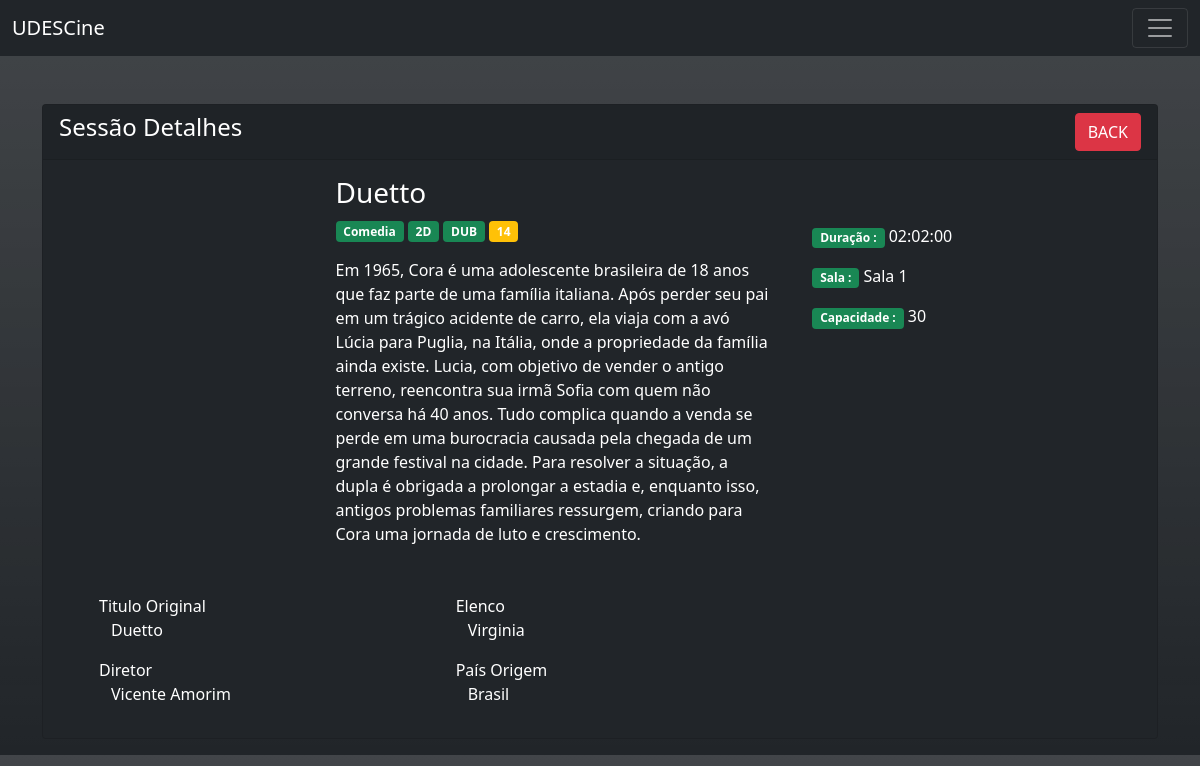
The page /session-view.php?idsessao=4 on the database its author committed.
### tables this page shows
CREATE TABLE `sessoes` (
  `idsessao` int(11) NOT NULL AUTO_INCREMENT,
  `tiposessao` varchar(2) DEFAULT NULL,
  `sigla` varchar(3) DEFAULT NULL,
  `datasessao` date DEFAULT NULL,
  `idfilme` int(11) DEFAULT NULL,
  `idsala` int(11) DEFAULT NULL,
  `idhorario` int(11) DEFAULT NULL,
  PRIMARY KEY (`idsessao`),
  KEY `idfilme` (`idfilme`),
  KEY `idsala` (`idsala`),
  KEY `idhorario` (`idhorario`),
  CONSTRAINT `sessoes_ibfk_1` FOREIGN KEY (`idfilme`) REFERENCES `filmes` (`idfilme`),
  CONSTRAINT `sessoes_ibfk_2` FOREIGN KEY (`idsala`) REFERENCES `salas` (`idsala`),
  CONSTRAINT `sessoes_ibfk_3` FOREIGN KEY (`idhorario`) REFERENCES `horarios` (`idhorario`)
);

CREATE TABLE `filmes` (
  `idfilme` int(11) NOT NULL AUTO_INCREMENT,
  `titulopt` varchar(255) DEFAULT NULL,
  `tituloen` varchar(255) DEFAULT NULL,
  `anolancamento` int(11) DEFAULT NULL,
  `sinopse` varchar(1000) DEFAULT NULL,
  `duracao` time DEFAULT NULL,
  `datain` date DEFAULT NULL,
  `dataf` date DEFAULT NULL,
  `classificacao` varchar(10) NOT NULL,
  `iddiretor` int(11) DEFAULT NULL,
  `idpais` int(11) DEFAULT NULL,
  `idgenero` int(11) DEFAULT NULL,
  `elenco` varchar(200) DEFAULT NULL,
  PRIMARY KEY (`idfilme`),
  KEY `iddiretor` (`iddiretor`),
  KEY `idpais` (`idpais`),
  KEY `idgenero` (`idgenero`),
  CONSTRAINT `filmes_ibfk_1` FOREIGN KEY (`iddiretor`) REFERENCES `diretores` (`iddiretor`),
  CONSTRAINT `filmes_ibfk_2` FOREIGN KEY (`idpais`) REFERENCES `paises` (`idpais`),
  CONSTRAINT `filmes_ibfk_3` FOREIGN KEY (`idgenero`) REFERENCES `generos` (`idgenero`)
);

CREATE TABLE `generos` (
  `idgenero` int(11) NOT NULL AUTO_INCREMENT,
  `nomegenero` varchar(255) NOT NULL,
  PRIMARY KEY (`idgenero`)
);

CREATE TABLE `salas` (
  `idsala` int(11) NOT NULL AUTO_INCREMENT,
  `nomesala` varchar(255) DEFAULT NULL,
  `capacidade` int(11) DEFAULT NULL,
  PRIMARY KEY (`idsala`)
);

CREATE TABLE `diretores` (
  `iddiretor` int(11) NOT NULL AUTO_INCREMENT,
  `nomediretor` varchar(255) NOT NULL,
  PRIMARY KEY (`iddiretor`)
);

CREATE TABLE `paises` (
  `idpais` int(11) NOT NULL AUTO_INCREMENT,
  `nomepais` varchar(255) NOT NULL,
  PRIMARY KEY (`idpais`)
);

### session-view.php (the view, shortened to what this page needs)
<?php
require 'dbcon.php';
?>
<!doctype html>
<html lang="en">
  <head>
    <link href="https://cdn.jsdelivr.net/npm/bootstrap@5.1.3/dist/css/bootstrap.min.css" rel="stylesheet">
</head>
<body class = "bg-dark bg-gradient">
<nav class="navbar navbar-dark bg-dark">
    <div class="container-fluid">
      <a class="navbar-brand" href="/index.php">UDESCine</a>
      <button class="navbar-toggler" type="button" data-bs-toggle="collapse" data-bs-target="#navbarNav" aria-controls="navbarNav" aria-expanded="false" aria-label="Toggle navigation">
        <span class="navbar-toggler-icon"></span>
      </button>
    </div>
  </nav>
    <div class="container mt-5">
        <div class=" row">
            <div class="col-md-12">
                <div class="card bg-dark text-white mb-3">
                    <div class="card-header" >
                        <h4>Sessão Detalhes
                            <a href="./index.php" class="btn btn-danger float-end">BACK</a>
                        </h4>
                    </div>
                    <div class="card-body">
                        <?php
                        if(isset($_GET['idsessao']))
                        {
                            $id_sessao = mysqli_real_escape_string($con, $_GET['idsessao']);
                            $query = "SELECT  titulopt, sinopse,tiposessao,sigla,classificacao,tituloen,nomediretor,
                            nomegenero,elenco,nomesala,duracao,capacidade, nomepais
                            FROM sessoes join filmes on sessoes.idfilme = filmes.idfilme
                            join diretores on diretores.iddiretor = filmes.iddiretor
                            join generos on filmes.idgenero = generos.idgenero
                            Join salas on sessoes.idsala = salas.idsala
                            join paises on filmes.idpais = paises.idpais
                             where sessoes.idsessao ='$id_sessao' ";
                            $query_run = mysqli_query($con, $query);
                            if(mysqli_num_rows($query_run) > 0)
                            {
                                $sessoes = mysqli_fetch_array($query_run);
                                ?>
                                    <div class="mb-3 row">
                                        <div class="mb-3 col-3">
                                        </div>
                                        <div class="mb-3 col-5">
                                            <p class = " h3" ><?=$sessoes['titulopt'];?></p>
                                            <p class="badge bg-success"><?=$sessoes['nomegenero'];?></p>
                                            <p class="badge bg-success"><?=$sessoes['tiposessao'];?></p>
                                            <p class="badge bg-success"><?=$sessoes['sigla'];?></p>
                                            <p class="badge bg-warning"><?=$sessoes['classificacao'];?></p>
                                            <p class = "text-justify"><?=$sessoes['sinopse'];?></p>
                                        </div>
                                        <div class=" col-3 ps-4 pt-5">
                                            <p class ="ms-1">
                                              <label class="badge bg-success" >Duração :</label>
                                              <?=$sessoes['duracao'];?>
                                            </p>
                                            <p class="ms-1">
                                              <label class="badge bg-success">Sala :</label>
                                              <?=$sessoes['nomesala']?>
                                            </p>
                                            <p class="ms-1 ">
                                              <label class="badge bg-success">Capacidade :</label>
                                              <?=$sessoes['capacidade'];?>
                                            </p>
                                        </div>
                                    </div>
                                        <div class="row ps-5">
                                            <p class ="col-4 ms-1">
                                              <label class=" row">Titulo Original</label>
                                              <?=$sessoes['tituloen'];?>
                                            </p>
                                            <p class="col-4 ms-1">
                                              <label class="row">Elenco</label>
                                              <?=$sessoes['elenco']?>
                                            </p>
                                            <p class="col-4 ms-1 ">
                                              <label class="row">Diretor</label>
                                              <?=$sessoes['nomediretor'];?>
                                            </p>
                                            <p class="col-3 ms-1">
                                              <label class="row">País Origem</label>
                                              <?=$sessoes['nomepais'];?>
                                            </p>
                                        </div>
                                    </div>
                          <?php
                            }
                            else
                            {
                                echo "<h4>No Such Id Found</h4>";
                            }
                        }
                        ?>
                    </div>
                </div>
            </div>
        </div>
</body>
</html>

### rows shown on the page
sessoes: idfilme.titulopt "Duetto", generos.nomegenero "Comedia", tiposessao "2D", sigla "DUB", idfilme.classificacao "14", idfilme.sinopse "Em 1965, Cora é uma adolescente brasileira de 18 anos que faz parte de uma família italiana. Após perder seu pai em um trágico acidente de carro, ela viaja com a avó Lúcia para Puglia, na Itália, onde a propriedade da família ainda existe. Lucia, com objetivo de vender o antigo terreno, reencontra sua irmã Sofia com quem não conversa há 40 anos. Tudo complica quando a venda se perde em uma burocracia causada pela chegada de um grande festival na cidade. Para resolver a situação, a dupla é obrigada a prolongar a estadia e, enquanto isso, antigos problemas familiares ressurgem, criando para Cora uma jornada de luto e crescimento.", idfilme.duracao "02:02:00", idsala.nomesala "Sala 1", idsala.capacidade "30", idfilme.tituloen "Duetto", idfilme.elenco "Virginia", diretores.nomediretor "Vicente Amorim", paises.nomepais "Brasil"
